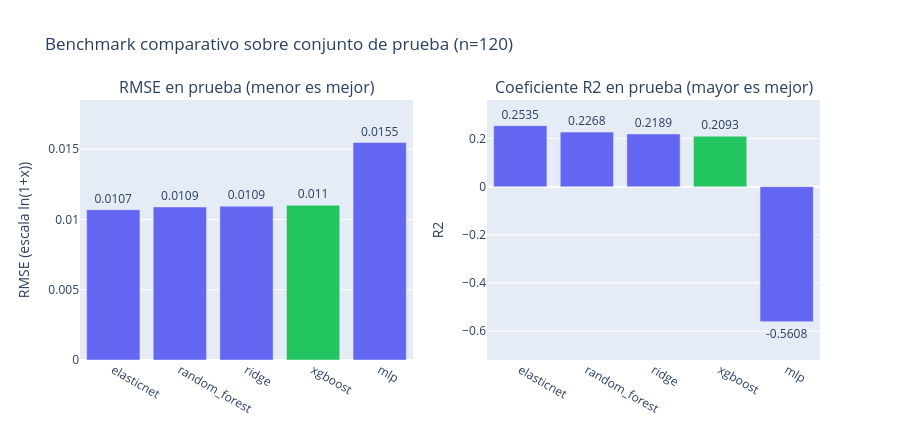

The cell this chart's notebook holds for it:
### Markdown cell above
# Cuaderno 04: Benchmark Comparativo de Modelos y Explicabilidad SHAP

## 1. Diseno Experimental del Benchmark y Validacion Cruzada
El protocolo de modelado en `src/modelos/evaluador_metricas.py` garantiza comparabilidad estricta sin fuga de datos:
- **Particion estratificada por cuantiles (70 / 15 / 15):** Sobre las 800 pistas limpias de `respaldo_tiktok_csv` (`MIN_VIEWS >= 100`), se asignan `560` registros a entrenamiento, `120` a validacion y `120` a prueba (`SEMILLA_ALEATORIA = 42`, `BINS_ESTRATIFICACION = 5`).
- **Preprocesamiento ajustado solo en entrenamiento:** Cotas de Winsorization IQR (`factor=1.5`, percentiles `1%` y `99%`), imputacion por mediana y `StandardScaler` se estiman unicamente sobre los 560 registros de `train`.
- **Familias evaluadas:** Regresores lineales regularizados (`RidgeCV`, `ElasticNetCV`), perceptron multicapa (`MLPRegressor` con arquitectura `128-64-32` y parada temprana), `RandomForestRegressor` (200 arboles) y `XGBRegressor` optimizado por `GridSearchCV` con **validacion cruzada de 5 pliegues** (`18` combinaciones de `max_depth`, `learning_rate` y `n_estimators`).

### Code cell
import json
import sys
from pathlib import Path

import joblib
import numpy as np
import pandas as pd
import plotly.graph_objects as go
from plotly.subplots import make_subplots
from sklearn.metrics import root_mean_squared_error
from sklearn.model_selection import KFold, cross_val_score

raiz = Path.cwd() if (Path.cwd() / 'config').is_dir() else Path.cwd().parent
if str(raiz) not in sys.path:
    sys.path.insert(0, str(raiz))

from config import settings
from src.modelos import cargar_datos_entrenamiento, preparar_particiones_modelado
from src.modelos.modelo_arboles import crear_xgboost

reporte = json.loads(settings.RUTA_REPORTE_MODELOS.read_text(encoding='utf-8'))
df_benchmark = (
    pd.DataFrame.from_dict(reporte['metricas_test'], orient='index')
    .rename_axis('modelo')
    .reset_index()
    .sort_values('RMSE', ascending=True)
    .reset_index(drop=True)
)
print(
    f"Fuente: {reporte['fuente_datos']} | Particiones: "
    f"{reporte['n_train']}/{reporte['n_val']}/{reporte['n_test']}"
)
print(
    f"Mejor modelo en test: {reporte['mejor_modelo_test']} | "
    f"Seleccionado para produccion: {reporte['modelo_seleccionado_produccion']}"
)
print('\nTabla comparativa en prueba (ordenada por RMSE):')
print(df_benchmark.round(6).to_string(index=False))

df_crudo, _ = cargar_datos_entrenamiento()
particiones = preparar_particiones_modelado(df_crudo, guardar_escalador=False)
cols = settings.COLUMNAS_ACUSTICAS
x_train = particiones['df_train_esc'][cols]
y_train = particiones['df_train_esc'][settings.COLUMNA_TARGET_LOG].to_numpy(dtype=float)
x_test = particiones['df_test_esc'][cols]
y_test = particiones['df_test_esc'][settings.COLUMNA_TARGET_LOG].to_numpy(dtype=float)

cv_info = reporte['optimizacion_cv']
params_xgb = cv_info['mejores_parametros']
xgb_cv = crear_xgboost(
    profundidad_max=params_xgb['max_depth'],
    tasa_aprendizaje=params_xgb['learning_rate'],
    n_estimadores=params_xgb['n_estimators'],
)
kf = KFold(n_splits=settings.PLIEGUES_CV, shuffle=True, random_state=settings.SEMILLA_ALEATORIA)
rmse_pliegues = -cross_val_score(
    xgb_cv, x_train, y_train, cv=kf, scoring='neg_root_mean_squared_error'
)
print(
    f"\nValidacion cruzada {cv_info['pliegues_cv']}-fold XGBoost "
    f"({cv_info['total_combinaciones']} combinaciones):"
)
print(f'Mejores hiperparametros: {params_xgb}')
print('RMSE por pliegue:', [round(float(v), 6) for v in rmse_pliegues])
print(
    f'RMSE CV media: {rmse_pliegues.mean():.6f} +- {rmse_pliegues.std():.6f} '
    f"(reporte JSON: {cv_info['mejor_rmse_cv']:.6f})"
)

modelo_xgb = joblib.load(settings.RUTA_MODELO_XGBOOST)
pred_xgb = modelo_xgb.predict(x_test)
rng = np.random.default_rng(settings.SEMILLA_ALEATORIA)
boot_rmse = [
    root_mean_squared_error(y_test[idx], pred_xgb[idx])
    for idx in (rng.integers(0, len(y_test), size=len(y_test)) for _ in range(1000))
]
ic_inf, ic_sup = np.percentile(boot_rmse, [2.5, 97.5])
print(f'IC 95% bootstrap RMSE test (XGBoost, 1000 remuestreos): [{ic_inf:.6f}, {ic_sup:.6f}]')

fig_bench = make_subplots(
    rows=1,
    cols=2,
    subplot_titles=('RMSE en prueba (menor es mejor)', 'Coeficiente R2 en prueba (mayor es mejor)'),
)
colores_modelos = ['#22c55e' if m == 'xgboost' else '#6366f1' for m in df_benchmark['modelo']]
fig_bench.add_trace(
    go.Bar(
        x=df_benchmark['modelo'],
        y=df_benchmark['RMSE'],
        marker_color=colores_modelos,
        text=df_benchmark['RMSE'].round(4),
        textposition='outside',
    ),
    row=1,
    col=1,
)
fig_bench.add_trace(
    go.Bar(
        x=df_benchmark['modelo'],
        y=df_benchmark['R2'],
        marker_color=colores_modelos,
        text=df_benchmark['R2'].round(4),
        textposition='outside',
    ),
    row=1,
    col=2,
)
fig_bench.update_layout(
    title='Benchmark comparativo sobre conjunto de prueba (n=120)',
    height=440,
    showlegend=False,
)
fig_bench.update_yaxes(title_text='RMSE (escala ln(1+x))', range=[0, 0.0185], row=1, col=1)
fig_bench.update_yaxes(title_text='R2', range=[-0.72, 0.36], row=1, col=2)
fig_bench.show()

### Figure 1 — Plotly figure (JSON) as saved in the notebook; plotly's stock layout.template omitted (floating-point values rounded to 4 significant figures)
{"data": [{"marker": {"color": ["#6366f1", "#6366f1", "#6366f1", "#22c55e", "#6366f1"]}, "text": [0.0107, 0.0109, 0.0109, 0.011, 0.0155], "textposition": "outside", "x": ["elasticnet", "random_forest", "ridge", "xgboost", "mlp"], "y": [0.0107, 0.01089, 0.01094, 0.01101, 0.01547], "type": "bar", "xaxis": "x", "yaxis": "y"}, {"marker": {"color": ["#6366f1", "#6366f1", "#6366f1", "#22c55e", "#6366f1"]}, "text": [0.2535, 0.2268, 0.2189, 0.2093, -0.5608], "textposition": "outside", "x": ["elasticnet", "random_forest", "ridge", "xgboost", "mlp"], "y": [0.2535, 0.2268, 0.2189, 0.2093, -0.5608], "type": "bar", "xaxis": "x2", "yaxis": "y2"}], "layout": {"xaxis": {"anchor": "y", "domain": [0.0, 0.45]}, "yaxis": {"anchor": "x", "domain": [0.0, 1.0], "title": {"text": "RMSE (escala ln(1+x))"}, "range": [0, 0.0185]}, "xaxis2": {"anchor": "y2", "domain": [0.55, 1.0]}, "yaxis2": {"anchor": "x2", "domain": [0.0, 1.0], "title": {"text": "R2"}, "range": [-0.72, 0.36]}, "annotations": [{"font": {"size": 16}, "showarrow": false, "text": "RMSE en prueba (menor es mejor)", "x": 0.225, "xanchor": "center", "xref": "paper", "y": 1.0, "yanchor": "bottom", "yref": "paper"}, {"font": {"size": 16}, "showarrow": false, "text": "Coeficiente R2 en prueba (mayor es mejor)", "x": 0.775, "xanchor": "center", "xref": "paper", "y": 1.0, "yanchor": "bottom", "yref": "paper"}], "title": {"text": "Benchmark comparativo sobre conjunto de prueba (n=120)"}, "height": 440, "showlegend": false}}
